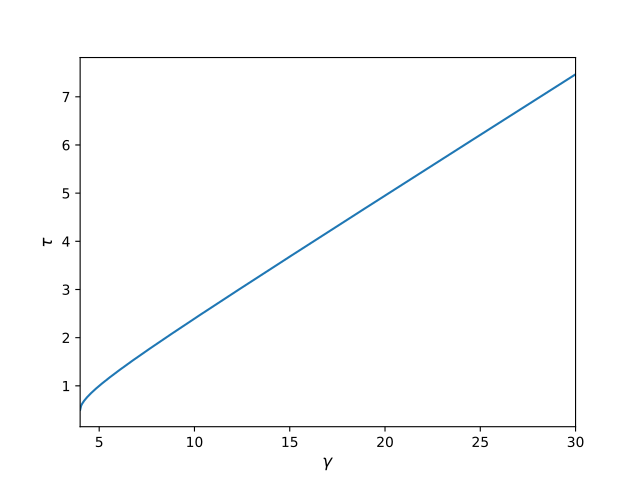

Python code for this plot:
#!/usr/bin/env python3
# created at Oct 9, 2017 2:30 PM by Nil-Zil

import numpy as np
import matplotlib.pyplot as plt

gamma = np.linspace(4, 30, 500)
w0 = 2


def tau(g):
    return 1 / (gamma / 2 - np.sqrt(gamma**2 / 4 - w0**2))


fig, ax = plt.subplots()
ax.plot(gamma, tau(gamma))
ax.set_xlim((gamma[0], gamma[-1]))
ax.set_xlabel("$\\gamma$", fontsize=12)
ax.set_ylabel("$\\tau$", fontsize=12)
fig.savefig("tau.pdf")
plt.show()
